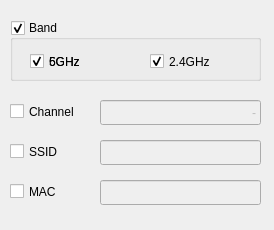
<?xml version="1.0" encoding="UTF-8"?>
<ui version="4.0">
 <class>ViewFilterDialog</class>
 <widget class="QWidget" name="ViewFilterDialog">
  <property name="geometry">
   <rect>
    <x>0</x>
    <y>0</y>
    <width>274</width>
    <height>230</height>
   </rect>
  </property>
  <property name="minimumSize">
   <size>
    <width>274</width>
    <height>230</height>
   </size>
  </property>
  <property name="maximumSize">
   <size>
    <width>274</width>
    <height>230</height>
   </size>
  </property>
  <property name="windowTitle">
   <string>View Filter</string>
  </property>
  <property name="autoFillBackground">
   <bool>false</bool>
  </property>
  <widget class="QGroupBox" name="groupBoxBand">
   <property name="geometry">
    <rect>
     <x>10</x>
     <y>20</y>
     <width>251</width>
     <height>61</height>
    </rect>
   </property>
   <property name="toolTip">
    <string>Filter by band</string>
   </property>
   <property name="autoFillBackground">
    <bool>false</bool>
   </property>
   <property name="title">
    <string>Band</string>
   </property>
   <property name="flat">
    <bool>false</bool>
   </property>
   <property name="checkable">
    <bool>true</bool>
   </property>
   <widget class="QCheckBox" name="checkBox6G">
    <property name="geometry">
     <rect>
      <x>20</x>
      <y>30</y>
      <width>92</width>
      <height>23</height>
     </rect>
    </property>
    <property name="toolTip">
     <string>Show 6GHz BSS</string>
    </property>
    <property name="text">
     <string>6GHz</string>
    </property>
    <property name="checked">
     <bool>true</bool>
    </property>
   </widget>
   <widget class="QCheckBox" name="checkBox5G">
    <property name="geometry">
     <rect>
      <x>20</x>
      <y>30</y>
      <width>92</width>
      <height>23</height>
     </rect>
    </property>
    <property name="toolTip">
     <string>Show 5GHz BSS</string>
    </property>
    <property name="text">
     <string>5GHz</string>
    </property>
    <property name="checked">
     <bool>true</bool>
    </property>
   </widget>
   <widget class="QCheckBox" name="checkBox24G">
    <property name="geometry">
     <rect>
      <x>140</x>
      <y>30</y>
      <width>92</width>
      <height>23</height>
     </rect>
    </property>
    <property name="toolTip">
     <string>Show 2.4GHz BSS</string>
    </property>
    <property name="text">
     <string>2.4GHz</string>
    </property>
    <property name="checked">
     <bool>true</bool>
    </property>
   </widget>
  </widget>
  <widget class="QCheckBox" name="checkBoxChannel">
   <property name="enabled">
    <bool>true</bool>
   </property>
   <property name="geometry">
    <rect>
     <x>10</x>
     <y>100</y>
     <width>92</width>
     <height>23</height>
    </rect>
   </property>
   <property name="toolTip">
    <string>Enable filter by channel</string>
   </property>
   <property name="text">
    <string>Channel</string>
   </property>
  </widget>
  <widget class="QLineEdit" name="lineEditChannel">
   <property name="enabled">
    <bool>false</bool>
   </property>
   <property name="geometry">
    <rect>
     <x>100</x>
     <y>100</y>
     <width>161</width>
     <height>25</height>
    </rect>
   </property>
   <property name="toolTip">
    <string>Match channels in this list. Input format: 1,36-48,151</string>
   </property>
   <property name="text">
    <string>-</string>
   </property>
   <property name="alignment">
    <set>Qt::AlignRight|Qt::AlignTrailing|Qt::AlignVCenter</set>
   </property>
  </widget>
  <widget class="QCheckBox" name="checkBoxSSID">
   <property name="enabled">
    <bool>true</bool>
   </property>
   <property name="geometry">
    <rect>
     <x>10</x>
     <y>140</y>
     <width>92</width>
     <height>23</height>
    </rect>
   </property>
   <property name="toolTip">
    <string>Enable filter by SSID/ESSID</string>
   </property>
   <property name="text">
    <string>SSID</string>
   </property>
  </widget>
  <widget class="QCheckBox" name="checkBoxMAC">
   <property name="enabled">
    <bool>true</bool>
   </property>
   <property name="geometry">
    <rect>
     <x>10</x>
     <y>180</y>
     <width>92</width>
     <height>23</height>
    </rect>
   </property>
   <property name="text">
    <string>MAC</string>
   </property>
  </widget>
  <widget class="QLineEdit" name="lineEditSSID">
   <property name="enabled">
    <bool>false</bool>
   </property>
   <property name="geometry">
    <rect>
     <x>100</x>
     <y>140</y>
     <width>161</width>
     <height>25</height>
    </rect>
   </property>
   <property name="toolTip">
    <string>Match SSID containing the string, case sensitive. e.g.: Oo will show FOoBar</string>
   </property>
   <property name="text">
    <string/>
   </property>
   <property name="maxLength">
    <number>32</number>
   </property>
   <property name="alignment">
    <set>Qt::AlignRight|Qt::AlignTrailing|Qt::AlignVCenter</set>
   </property>
  </widget>
  <widget class="QLineEdit" name="lineEditMAC">
   <property name="enabled">
    <bool>false</bool>
   </property>
   <property name="geometry">
    <rect>
     <x>100</x>
     <y>180</y>
     <width>161</width>
     <height>25</height>
    </rect>
   </property>
   <property name="toolTip">
    <string>Match MAC containing the string, case insensitive. ? for wildcard.
Examples: ??:02:03:04:05:06, 0a-0b-0c-0d-0e-??</string>
   </property>
   <property name="inputMask">
    <string/>
   </property>
   <property name="text">
    <string/>
   </property>
   <property name="maxLength">
    <number>17</number>
   </property>
   <property name="alignment">
    <set>Qt::AlignRight|Qt::AlignTrailing|Qt::AlignVCenter</set>
   </property>
  </widget>
 </widget>
 <resources/>
 <connections/>
</ui>
